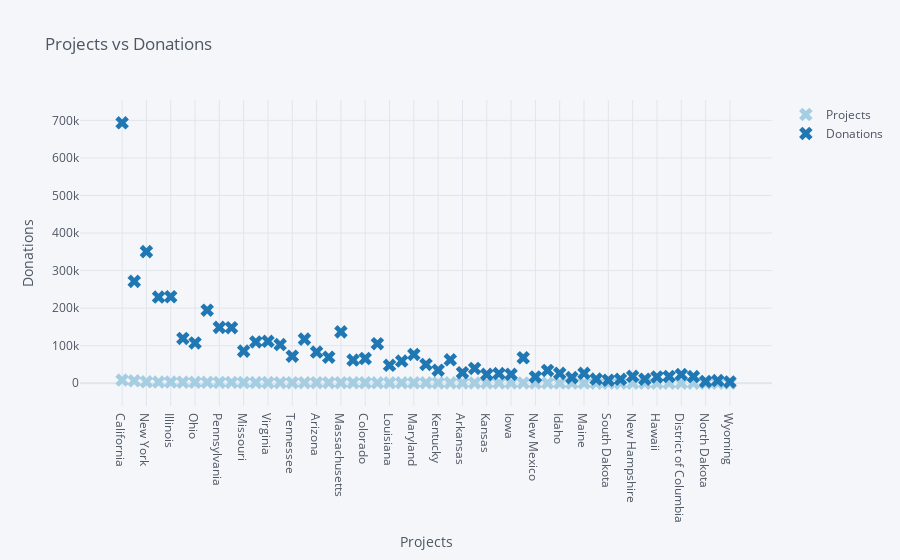

The notebook cell saved with this chart:
### Code cell
df.iplot(kind='scatter',xTitle='Projects',
        yTitle='Donations',title='Projects vs Donations',
        symbol='x',colorscale='paired',mode='markers')

### Figure 1 — Plotly figure (JSON) as saved in the notebook; plotly's stock layout.template omitted (floating-point values rounded to 4 significant figures)
{"data": [{"line": {"color": "rgba(166, 206, 227, 1.0)", "dash": "solid", "shape": "linear", "width": 1.3}, "marker": {"size": 12, "symbol": "x"}, "mode": "markers", "name": "Projects", "text": "", "type": "scatter", "x": ["California", "Texas", "New York", "Florida", "Illinois", "Michigan", "Ohio", "North Carolina", "Pennsylvania", "Georgia", "Missouri", "New Jersey", "Virginia", "Washington", "Tennessee", "Indiana", "Arizona", "Wisconsin", "Massachusetts", "Oklahoma", "Colorado", "South Carolina", "Louisiana", "Minnesota", "Maryland", "Alabama", "Kentucky", "Oregon", "Arkansas", "Utah", "Kansas", "Mississippi", "Iowa", "Connecticut", "New Mexico", "Nevada", "Idaho", "West Virginia", "Maine", "Nebraska", "South Dakota", "Montana", "New Hampshire", "Alaska", "Hawaii", "Rhode Island", "District of Columbia", "Delaware", "North Dakota", "Vermont", "Wyoming"], "y": [8457, 6485, 3819, 3302, 3126, 2653, 2546, 2543, 2163, 2125, 1779, 1775, 1656, 1581, 1555, 1555, 1529, 1479, 1447, 1340, 1321, 1260, 1215, 1169, 1145, 1141, 1024, 978, 923, 883, 851, 840, 833, 816, 546, 538, 513, 513, 483, 409, 317, 312, 299, 273, 266, 246, 227, 208, 200, 181, 148]}, {"line": {"color": "rgba(31, 120, 180, 1.0)", "dash": "solid", "shape": "linear", "width": 1.3}, "marker": {"size": 12, "symbol": "x"}, "mode": "markers", "name": "Donations", "text": "", "type": "scatter", "x": ["California", "Texas", "New York", "Florida", "Illinois", "Michigan", "Ohio", "North Carolina", "Pennsylvania", "Georgia", "Missouri", "New Jersey", "Virginia", "Washington", "Tennessee", "Indiana", "Arizona", "Wisconsin", "Massachusetts", "Oklahoma", "Colorado", "South Carolina", "Louisiana", "Minnesota", "Maryland", "Alabama", "Kentucky", "Oregon", "Arkansas", "Utah", "Kansas", "Mississippi", "Iowa", "Connecticut", "New Mexico", "Nevada", "Idaho", "West Virginia", "Maine", "Nebraska", "South Dakota", "Montana", "New Hampshire", "Alaska", "Hawaii", "Rhode Island", "District of Columbia", "Delaware", "North Dakota", "Vermont", "Wyoming"], "y": [693577, 271348, 350553, 229542, 230350, 119337, 107401, 194465, 148752, 147897, 85597, 109926, 111740, 103021, 72123, 117470, 83092, 69479, 136845, 61697, 65940, 105421, 47699, 59078, 76769, 50002, 34700, 62418, 28021, 39336, 23598, 25863, 23894, 67892, 16734, 34220, 26245, 14929, 26550, 11131, 7982, 10614, 18555, 10729, 16707, 18129, 23217, 17872, 4666, 7157, 3476]}], "layout": {"legend": {"bgcolor": "#F5F6F9", "font": {"color": "#4D5663"}}, "paper_bgcolor": "#F5F6F9", "plot_bgcolor": "#F5F6F9", "title": {"font": {"color": "#4D5663"}, "text": "Projects vs Donations"}, "xaxis": {"gridcolor": "#E1E5ED", "showgrid": true, "tickfont": {"color": "#4D5663"}, "title": {"font": {"color": "#4D5663"}, "text": "Projects"}, "zerolinecolor": "#E1E5ED"}, "yaxis": {"gridcolor": "#E1E5ED", "showgrid": true, "tickfont": {"color": "#4D5663"}, "title": {"font": {"color": "#4D5663"}, "text": "Donations"}, "zerolinecolor": "#E1E5ED"}}}
